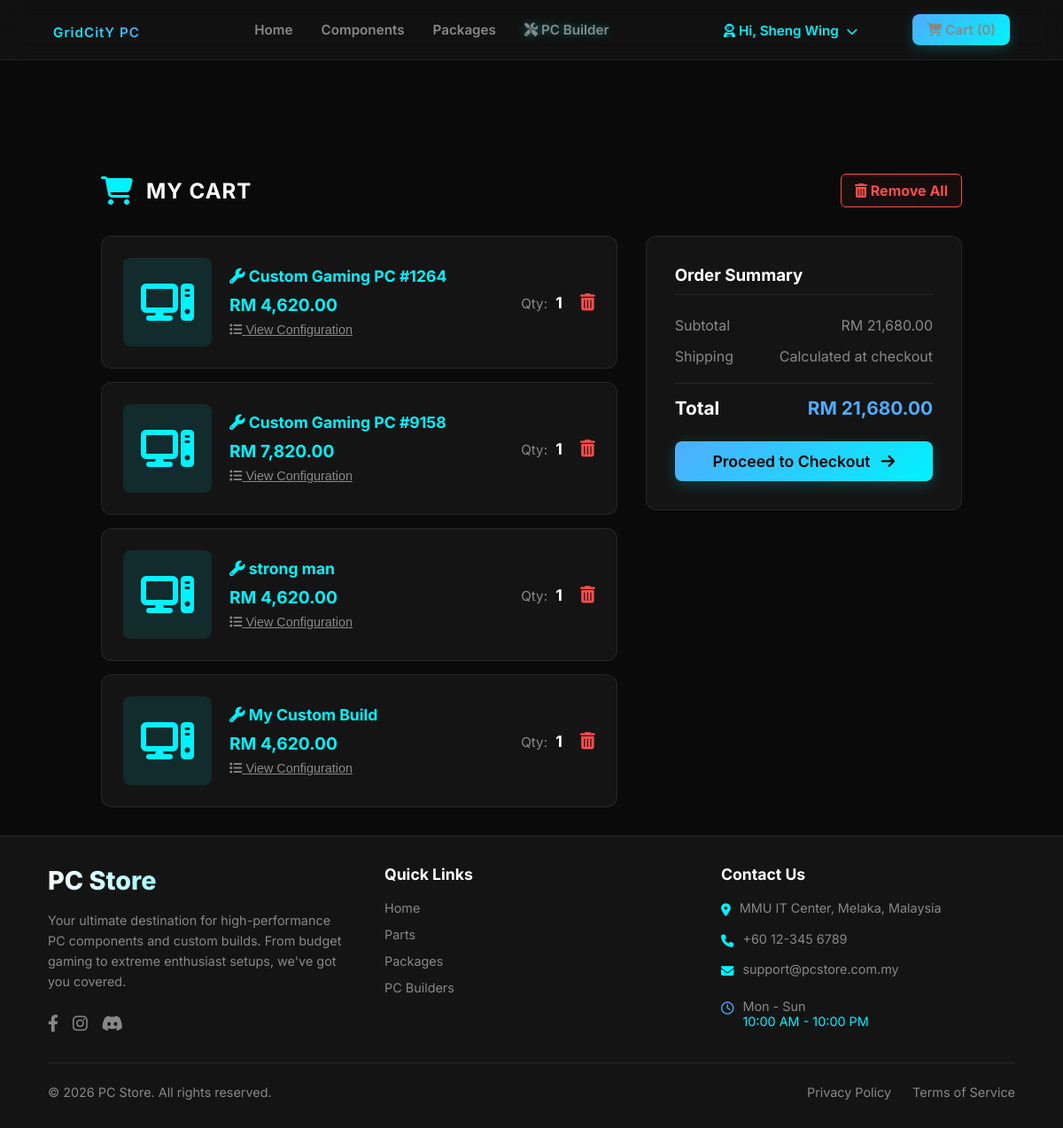
The page /cart.php (signed in) on the database its author committed.
### tables this page shows
CREATE TABLE `shopping_cart` (
  `cart_id` int(11) NOT NULL,
  `customer_id` int(11) NOT NULL,
  `product_id` int(11) DEFAULT NULL,
  `pc_build` int(11) DEFAULT NULL,
  `quantity` int(11) NOT NULL DEFAULT 1,
  `added_at` datetime DEFAULT current_timestamp()
);

CREATE TABLE `saved_builds` (
  `pc_build` int(11) NOT NULL,
  `customer_id` int(11) NOT NULL,
  `build_name` varchar(100) DEFAULT 'My Custom PC',
  `total_price` decimal(10,2) DEFAULT 0.00,
  `created_at` datetime DEFAULT current_timestamp()
);

### cart.php (the view, shortened to what this page needs)
<?php
require_once 'config.php';
$customer_id = $_SESSION['customer_id'];
$cart_items = [];
$total_price = 0;
$sql = "SELECT c.cart_id, c.quantity, c.product_id, c.pc_build,
               p.product_name AS product_name, p.price AS product_price, p.image_url,
               b.build_name, b.total_price AS build_price
        FROM shopping_cart c
        LEFT JOIN products p ON c.product_id = p.product_id
        LEFT JOIN saved_builds b ON c.pc_build = b.pc_build
        WHERE c.customer_id = ?";
if ($stmt = $conn->prepare($sql)) {
    $stmt->bind_param("i", $customer_id);
    $stmt->execute();
    $result = $stmt->get_result();
    while ($row = $result->fetch_assoc()) {
        if (!empty($row['pc_build'])) {
            $build_id = $row['pc_build'];
            $components = [];
            $comp_sql = "SELECT p.product_name, p.price, p.image_url, cat.category_name, bi.quantity
                         FROM build_items bi
                         JOIN products p ON bi.product_id = p.product_id
                         JOIN categories cat ON p.category_id = cat.category_id
                         WHERE bi.pc_build = ?";
            $c_stmt = $conn->prepare($comp_sql);
            $c_stmt->bind_param("i", $build_id);
            $c_stmt->execute();
            $c_res = $c_stmt->get_result();
            while ($c_row = $c_res->fetch_assoc()) {
                $components[] = $c_row;
            }
            $row['components'] = $components;
            $total_price += ($row['build_price'] * $row['quantity']);
        } else {
            $total_price += ($row['product_price'] * $row['quantity']);
        }
        $cart_items[] = $row;
    }
} else {
    die("Database query failed: " . $conn->error);
}
?>
<!DOCTYPE html>
<html lang="en">
<head>
    <link rel="stylesheet" href="https://cdnjs.cloudflare.com/ajax/libs/font-awesome/6.4.0/css/all.min.css">
    <link rel="stylesheet" href="css/style.css">
</head>
<body>
<?php include 'includes/header.php'; ?>
<main class="main-container cart-page-wrapper">
    <div style="display: flex; justify-content: space-between; align-items: center; margin-bottom: 2rem;">
        <div class="cart-header" style="margin-bottom: 0;">
            <i class="fa-solid fa-cart-shopping"></i>
            <h2>MY CART</h2>
        </div>
        <?php if(!empty($cart_items)): ?>
            <a href="remove_cart.php?action=clear"
               onclick="return confirm('Are you sure you want to remove ALL items from your cart?');"
               style="color: #ff4d4d; border: 1px solid #ff4d4d; padding: 8px 15px; text-decoration: none; border-radius: 6px; transition: 0.3s; font-weight: bold; background: rgba(255, 77, 77, 0.05);">
                <i class="fa-solid fa-trash-can"></i> Remove All
            </a>
        <?php endif; ?>
    </div>
    <div class="cart-layout">
        <div class="cart-items-column">
            <?php if(empty($cart_items)): ?>
                <div class="cart-empty-state">
                    <i class="fa-solid fa-box-open"></i>
                    <h3>Your cart is empty</h3>
                    <p>Looks like you haven't added any gear yet.</p>
                    <a href="index.php" class="btn btn-primary">Continue Shopping</a>
                </div>
            <?php else: ?>
                <?php foreach ($cart_items as $item): ?>
                    <div class="cart-item-card">
                        <?php if (!empty($item['pc_build'])): ?>
                            <div class="cart-item-img" style="background: rgba(0, 242, 254, 0.1);">
                                <i class="fa-solid fa-computer" style="font-size: 3rem; color: #00f2fe;"></i>
                            </div>
                            <div class="cart-item-info">
                                <h4 style="color: #00f2fe;"><i class="fa-solid fa-wrench"></i> <?php echo htmlspecialchars($item['build_name']); ?></h4>
                                <div class="price">RM <?php echo number_format($item['build_price'], 2); ?></div>
                                <button type="button" onclick="openModal('modal_<?php echo $item['pc_build']; ?>')" style="background: transparent; border: none; padding: 0; margin-top: 8px; font-size: 0.9rem; color: var(--text-muted); text-decoration: underline; cursor: pointer; transition: 0.3s;" onmouseover="this.style.color='#00f2fe'" onmouseout="this.style.color='var(--text-muted)'">
                                    <i class="fa-solid fa-list"></i> View Configuration
                                </button>
                            </div>
                        <?php endif; ?>
                        <div class="cart-item-controls">
                            <div class="qty">Qty: <strong><?php echo $item['quantity']; ?></strong></div>
                            <a href="remove_cart.php?id=<?php echo $item['cart_id']; ?>" class="btn-remove" title="Remove Item">
                                <i class="fa-solid fa-trash-can"></i>
                            </a>
                        </div>
                    </div>
                <?php endforeach; ?>
            <?php endif; ?>
        </div>
        <div class="order-summary-column">
            <h3>Order Summary</h3>
            <div class="summary-row">
                <span>Subtotal</span>
                <span>RM <?php echo number_format($total_price, 2); ?></span>
            </div>
            <div class="summary-row">
                <span>Shipping</span>
                <span>Calculated at checkout</span>
            </div>
            <div class="summary-total">
                <span>Total</span>
                <span class="amount">RM <?php echo number_format($total_price, 2); ?></span>
            </div>
            <?php if(!empty($cart_items)): ?>
                <a href="checkout.php" class="btn btn-primary" style="display: block; width: 100%; text-align: center; margin-top: 25px; font-size: 1.1rem; box-sizing: border-box;">
                    Proceed to Checkout <i class="fa-solid fa-arrow-right" style="margin-left: 8px;"></i>
                </a>
            <?php endif; ?>
        </div>
    </div>
</main>
<?php include 'includes/footer.php'; ?>
</body>
</html>

### css/style.css (style rules this page uses)
:root { --bg-main: #0a0a0a; --bg-surface: #141414; --bg-glass: rgba(20, 20, 20, 0.7); --accent-blue: #00f2fe; --accent-purple: #4facfe; --text-main: #ffffff; --text-muted: #888888; --border-color: rgba(255, 255, 255, 0.08); --border-radius: 12px; --transition-fast: all 0.2s ease-in-out; --transition-smooth: all 0.4s cubic-bezier(0.16, 1, 0.3, 1); }
* { margin: 0; padding: 0; box-sizing: border-box; }
body { background-color: var(--bg-main); color: var(--text-main); font-family: 'Inter', sans-serif; display: flex; flex-direction: column; min-height: 100vh; overflow-x: hidden; }
a { text-decoration: none; color: inherit; }
.btn { display: inline-block; padding: 12px 28px; border-radius: 8px; font-weight: 600; text-align: center; cursor: pointer; transition: var(--transition-smooth); border: none; }
.btn-primary { background: linear-gradient(135deg, var(--accent-purple), var(--accent-blue)); color: #000; box-shadow: 0 4px 15px rgba(0, 242, 254, 0.2); }
.main-container { width: 90%; max-width: 1200px; margin: 3rem auto 0 auto; flex: 1; display: flex; flex-direction: column; }
.cart-page-wrapper { padding: 2rem 0; }
.cart-header { display: flex; align-items: center; gap: 15px; margin-bottom: 2rem; }
.cart-header i { font-size: 2rem; color: var(--accent-blue); }
.cart-header h2 { color: var(--text-main); margin: 0; letter-spacing: 1px; }
.cart-layout { display: flex; gap: 2rem; flex-wrap: wrap; align-items: flex-start; }
.cart-items-column { flex: 2; min-width: 300px; display: flex; flex-direction: column; gap: 15px; }
.cart-item-card { background: var(--bg-surface); border: 1px solid var(--border-color); border-radius: 12px; padding: 1.5rem; display: flex; align-items: center; gap: 20px; transition: var(--transition-smooth); }
.cart-item-img { width: 100px; height: 100px; background: rgba(0,0,0,0.3); border-radius: 8px; display: flex; justify-content: center; align-items: center; overflow: hidden; }
.cart-item-info { flex: 1; }
.cart-item-info h4 { color: var(--text-main); margin: 0 0 10px 0; font-size: 1.1rem; }
.cart-item-info .price { color: var(--accent-blue); font-weight: bold; font-size: 1.2rem; }
.cart-item-controls { display: flex; align-items: center; gap: 20px; }
.cart-item-controls .qty { color: var(--text-muted); font-size: 0.95rem; }
.cart-item-controls .qty strong { color: var(--text-main); font-size: 1.1rem; margin-left: 5px; }
.cart-item-controls .btn-remove { color: #ff4d4d; font-size: 1.2rem; transition: 0.3s; }
.order-summary-column { flex: 1; min-width: 300px; background: var(--bg-surface); border: 1px solid var(--border-color); border-radius: 12px; padding: 2rem; position: sticky; top: 100px; }
.order-summary-column h3 { color: var(--text-main); margin-top: 0; margin-bottom: 1.5rem; border-bottom: 1px solid var(--border-color); padding-bottom: 10px; }
.summary-row { display: flex; justify-content: space-between; margin-bottom: 15px; color: var(--text-muted); }
.summary-total { display: flex; justify-content: space-between; margin-top: 20px; padding-top: 15px; border-top: 1px solid var(--border-color); color: var(--text-main); font-size: 1.3rem; font-weight: bold; }
.summary-total .amount { color: var(--accent-purple); }

### rows shown on the page
shopping_cart: pc_build.build_name "Custom Gaming PC #1264", pc_build.total_price "4,620.00", quantity "1"
shopping_cart: pc_build.build_name "Custom Gaming PC #9158", pc_build.total_price "7,820.00", quantity "1"
shopping_cart: pc_build.build_name "strong man", pc_build.total_price "4,620.00", quantity "1"
shopping_cart: pc_build.build_name "My Custom Build", pc_build.total_price "4,620.00", quantity "1"

### other values the page prints
$_SESSION['username'] "Sheng Wing"
$total_price "21,680.00"
